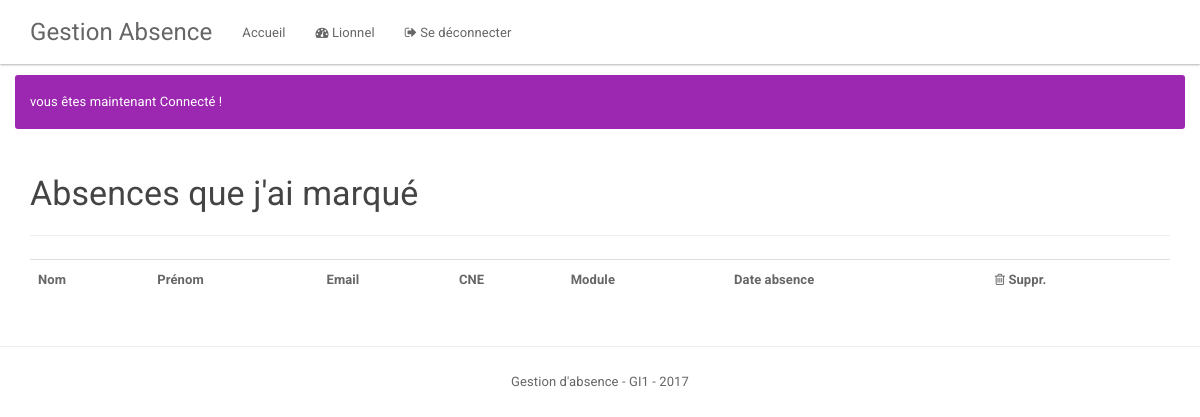
/absences_par_prof.php (signed in), run on an earlier commit of the app's database.
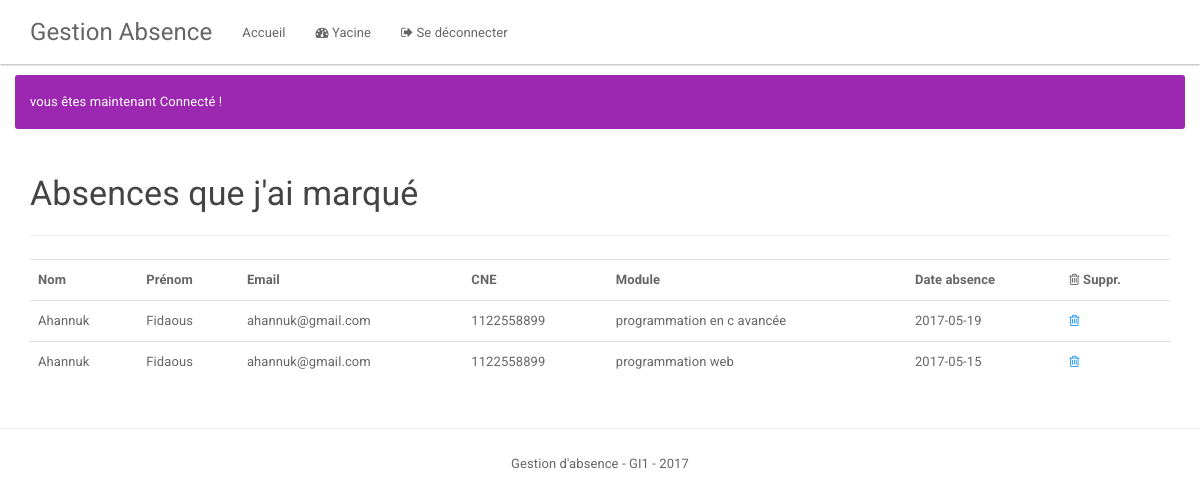
And on a later commit of the database.
### tables this page shows
CREATE TABLE IF NOT EXISTS `absence` (
  `id` int(11) NOT NULL AUTO_INCREMENT,
  `id_etudiant` int(11) NOT NULL,
  `crn_horaire` varchar(255) NOT NULL,
  `type_absence` varchar(255) NOT NULL,
  `is_old` tinyint(1) NOT NULL DEFAULT '0',
  `module` varchar(255) DEFAULT NULL,
  `professeur` int(11) DEFAULT NULL,
  `date_absence` date DEFAULT NULL,
  PRIMARY KEY (`id`),
  KEY `id_etudiant` (`id_etudiant`)
);

### files/database.php (called while the page is built, shortened)
<?php
class Db {
    private $host = "127.0.0.1";
    private $username  = "root";
    private  $password = "";
    private $database = "gab";
    public  function __construct ($host = null,$username = null ,$password = null ,$database = null ) {
        try{
            $this->db = new PDO("mysql:host=".$this->host .";dbname=".$this->database, $this->username, $this->password,
                array (
                    PDO::MYSQL_ATTR_INIT_COMMAND => 'SET NAMES UTF8',
                    PDO::ATTR_ERRMODE => PDO::ERRMODE_WARNING
                )
            );
        }catch(PDOException $e){
            echo ($e->getMessage());
        }
    }
}

### files/Absence.php (called while the page is built, shortened)
<?php
class Absence extends Db
{
    public function listerAbsencesParProf()
    {
        $absences_ = $absences =  [];
        $sttm = $this->db->prepare("SELECT * FROM absence where professeur=:id and is_old=0");
        $sttm->bindParam(":id", $_SESSION["id"]);
        if($sttm->execute())
        {
            $absences_ = $sttm->fetchAll();
            foreach ($absences_ as $a)
            {
                $sttm2 = $this->db->prepare("SELECT * FROM etudiant where id=:id");
                $sttm2->bindParam(":id", $a["id_etudiant"]);
                if($sttm2->execute())
                {
                    $etudiant = $sttm2->fetch(PDO::FETCH_ASSOC);
                    $a["nom"] = $etudiant["nom"];
                    $a["prenom"] = $etudiant["prenom"];
                    $a["cne"] = $etudiant["cne"];
                    $a["email"] = $etudiant["email"];
                    $absences [] = $a;
                }
            }
            return $absences;
        }
        return $absences;
    }
}

### absences_par_prof.php (the view)
<?php
require_once "header.php";
$absences = new Absence();
$absences = $absences->listerAbsencesParProf();
?>
<div class="container">
    <h3>Absences que j'ai marqué</h3>
    <hr>
    <table class="table">
        <tr>
            <th>Nom</th>
            <th>Prénom</th>
            <th>Email</th>
            <th>CNE</th>
            <th>Module</th>
            <th>Date absence</th>
            <th><i class="fa fa-trash-o"></i> Suppr.</th>
        </tr>
        <?php foreach($absences as $a): ?>
        <tr>
            <td><?=$a["nom"] ?></td>
            <td><?=$a["prenom"] ?></td>
            <td><?=$a["email"] ?></td>
            <td><?=$a["cne"] ?></td>
            <td><?=$a["module"] ?></td>
            <td><?=$a["date_absence"] ?></td>
            <td><a href="deleteAbsence.php?id=<?=$a['id'] ?>"><i class="fa fa-trash-o"></i></a></td>
        </tr>
        <?php endforeach; ?>
    </table>
</div>
<?php require_once "footer.php"?>

### header.php (shortened to what this page needs)
<?php
    require "./files/database.php";
?>
<!DOCTYPE html>
<html>
<head>
    <link rel="stylesheet" href="./css/bootstrap.min.css" >
    <link rel="stylesheet" href="./css/font-awesome.min.css" >
    <link rel="stylesheet"  href="./css/styles.css" >
</head>
<body>
<nav class="navbar navbar-default navbar-fixed-top">
    <div class="container">
        <div class="navbar-header">
            <a class="navbar-brand" href="index.php">Gestion Absence</a>
        </div>
        <div class="collapse navbar-collapse" id="bs-example-navbar-collapse-1">
            <ul class="nav navbar-nav">
                <li><a href="index.php">Accueil</a></li>
                <?php if(isset($_SESSION["login"]) && $_SESSION["type"] == "admin" ): ?>
                    <li><a href="index.php"> <i class="fa fa-dashboard"></i> <b>ADMIN</b></a></li>
                <?php elseif(isset($_SESSION["type"]) && $_SESSION["type"] == "etudiant" ): ?>
                    <li><a href="etudiant.php"> <i class="fa fa-dashboard"></i> Mes absences</a></li>
                <?php elseif(isset($_SESSION["type"]) && $_SESSION["type"] == "professeur" ): ?>
                    <li><a href="index.php"> <i class="fa fa-dashboard"></i> <?=$_SESSION["nom"] ?></a></li>
                <?php endif; ?>
                <?php if(isset($_SESSION["id"])): ?>
                    <li><a href="disconnect.php"><i class="fa fa-sign-out"></i> Se déconnecter</a></li>
                <?php endif ?>
            </ul>
        </div>
    </div>
</nav>
<?php if(isset($_SESSION["message"])): ?>
    <div class="container">
        <div class="row">
            <div class="alert alert-info" >
                <?php echo $_SESSION["message"] ?>
            </div>
        </div>
    </div>
<?php endif ?>

What changed in the data, as far as the page shows it:
added absence: nom "Ahannuk", prenom "Fidaous", email "ahannuk@gmail.com", cne "1122558899", module "programmation en c avancée", date_absence "2017-05-19"
added absence: nom "Ahannuk", prenom "Fidaous", email "ahannuk@gmail.com", cne "1122558899", module "programmation web", date_absence "2017-05-15"
Also different on the page:
$_SESSION["nom"]: "Lionnel" → "Yacine"
